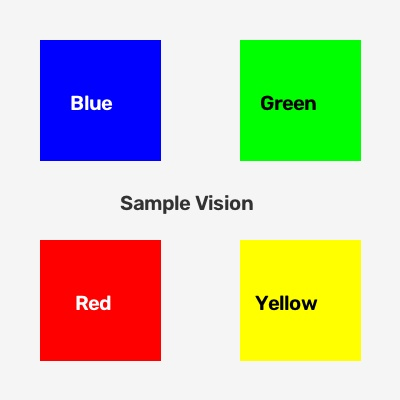
#> input picture images/sample.jpg, 400 x 400 px
$ python 02_struktur_pixel_dan_warna.py
#> lines starting #> are read from the running program, lines starting #| are printed output that depends on the picture
"""
=============================================================================
Modul 02: Memahami Piksel, Ruang Warna (BGR, RGB, HSV), dan Channel Splitting
=============================================================================
Deskripsi:
Program ini membahas tuntas konsep penting dalam Computer Vision:
1. Membaca dan memodifikasi nilai piksel individual (x, y)
2. Perbedaan penting format warna BGR (OpenCV) vs RGB (Matplotlib/Standar umum)
3. Memecah channel warna (Split Channel B, G, R)
4. Ruang warna HSV (Hue, Saturation, Value) & Mengapa HSV sangat penting di Robotik
5. Memvisualisasikan perbandingan warna dengan Matplotlib

Penulis: Pembelajaran Robotik & Vision
=============================================================================
"""

import os
import cv2
import matplotlib.pyplot as plt

def main():
    current_dir = os.path.dirname(os.path.abspath(__file__))
    image_path = os.path.join(current_dir, "images", "sample.jpg")

    # 1. Membaca gambar (Secara default OpenCV memuat dalam urutan format B-G-R)
    img_bgr = cv2.imread(image_path)
#> img_bgr is the input picture: shape (400, 400, 3); mean B, G, R 178, 200.6, 200.6
    if img_bgr is None:
        print("[ERROR] File gambar tidak ditemukan!")
        return

    # =========================================================================
    # BAGIAN 1: Mengakses & Memodifikasi Nilai Piksel Individual
    # =========================================================================
    # Format koordinat array NumPy adalah: img[baris_y, kolom_x]
    y, x = 100, 100
    pixel_val = img_bgr[y, x]
#> pixel_val = [255, 135, 130]
    blue = pixel_val[0]
#> blue = 255
    green = pixel_val[1]
#> green = 135
    red = pixel_val[2]
#> red = 130
    print("--- NILAI PIKSEL PADA KOORDINAT (X=100, Y=100) ---")
    print(f"Format BGR : Blue={blue}, Green={green}, Red={red}")
#| Format BGR : Blue=255, Green=135, Red=130

    # =========================================================================
    # BAGIAN 2: BGR vs RGB (Konversi Ruang Warna)
    # =========================================================================
    # OpenCV menggunakan BGR karena alasan historis kamera awal.
    # Namun sebagian besar pustaka (Matplotlib, PIL, Web) menggunakan RGB.
    img_rgb = cv2.cvtColor(img_bgr, cv2.COLOR_BGR2RGB)

    # =========================================================================
    # BAGIAN 3: Ruang Warna HSV (Hue, Saturation, Value)
    # =========================================================================
    # Mengapa HSV sangat krusial untuk Robotika?
    # - H (Hue, 0-179 di OpenCV) : Menunjukkan jenis warna murni (Merah, Biru, Kuning, dll).
    # - S (Saturation, 0-255)    : Kepekatan warna (0=pudar/putih, 255=sangat pekat).
    # - V (Value, 0-255)         : Tingkat kecerahan/intensitas cahaya (0=gelap gulita).
    #
    # Keunggulan: HSV memisahkan warna murni dari bayangan/kecerahan cahaya,
    # sehingga algoritma robotik tidak mudah tertipu oleh perubahan cahaya ruangan!
    img_hsv = cv2.cvtColor(img_bgr, cv2.COLOR_BGR2HSV)
#> img_hsv: shape (400, 400, 3); mean H, S, V 26, 92.4, 245.7

    # =========================================================================
    # BAGIAN 4: Memisahkan Saluran Warna (Channel Splitting)
    # =========================================================================
    b_channel, g_channel, r_channel = cv2.split(img_bgr)
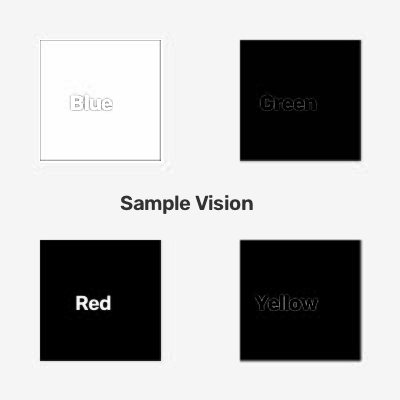
#> b_channel: shape (400, 400); min 0, max 255, mean 178
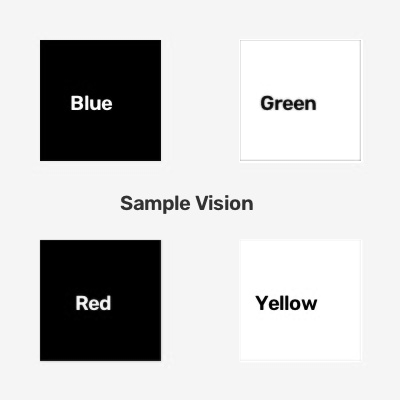
#> g_channel: shape (400, 400); min 0, max 255, mean 200.6
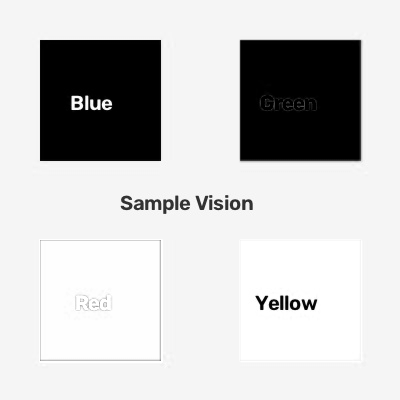
#> r_channel: shape (400, 400); min 0, max 255, mean 200.6
    h_channel, s_channel, v_channel = cv2.split(img_hsv)
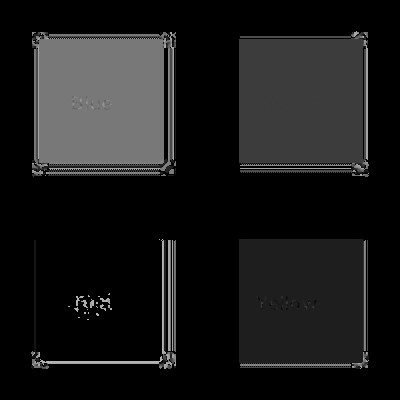
#> h_channel: shape (400, 400); min 0, max 179, mean 26
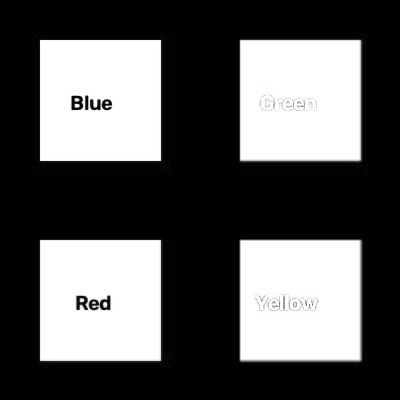
#> s_channel: shape (400, 400); min 0, max 255, mean 92.4
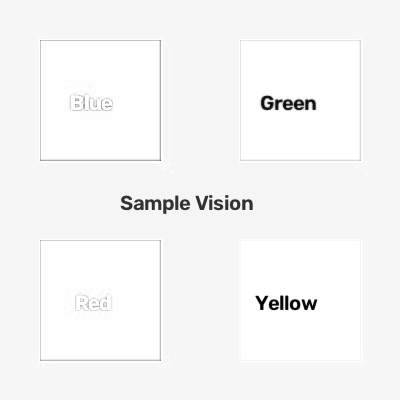
#> v_channel: shape (400, 400); min 1, max 255, mean 245.7

    # =========================================================================
    # BAGIAN 5: Visualisasi Komparasi Menggunakan Matplotlib
    # =========================================================================
    fig, axes = plt.subplots(2, 3, figsize=(14, 8))
    fig.suptitle("Eksplorasi Ruang Warna & Channel Citra (OpenCV)", fontsize=16)

    # 1. Gambar BGR yang ditampilkan langsung dengan Matplotlib (Warna terbalik / salah)
    axes[0, 0].imshow(img_bgr)
    axes[0, 0].set_title("1. BGR langsung ke Matplotlib\n(Salah: Warna Merah & Biru tertukar)")
    axes[0, 0].axis("off")

    # 2. Gambar RGB yang sudah dikonversi (Warna yang benar)
    axes[0, 1].imshow(img_rgb)
    axes[0, 1].set_title("2. RGB (Tampilan Warna Asli)")
    axes[0, 1].axis("off")

    # 3. Gambar HSV
    axes[0, 2].imshow(img_hsv)
    axes[0, 2].set_title("3. Citra Format HSV\n(Representasi matematis warna)")
    axes[0, 2].axis("off")

    # 4. Channel Blue saja
    axes[1, 0].imshow(b_channel, cmap="Blues")
    axes[1, 0].set_title("4. Saluran Biru (Blue Channel)\n(Area biru terlihat paling terang)")
    axes[1, 0].axis("off")

    # 5. Channel Green saja
    axes[1, 1].imshow(g_channel, cmap="Greens")
    axes[1, 1].set_title("5. Saluran Hijau (Green Channel)\n(Area hijau/kuning terlihat terang)")
    axes[1, 1].axis("off")

    # 6. Channel Red saja
    axes[1, 2].imshow(r_channel, cmap="Reds")
    axes[1, 2].set_title("6. Saluran Merah (Red Channel)\n(Area merah/kuning terlihat terang)")
    axes[1, 2].axis("off")

    plt.tight_layout()
    output_comparison_path = os.path.join(current_dir, "images", "perbandingan_ruang_warna.png")
    plt.savefig(output_comparison_path)
#> figure, not shown here; B, G, R data is drawn as R, G, B
    print(f"\n[INFO] Gambar perbandingan disimpan ke: {output_comparison_path}")

    # Tampilkan jendela matplotlib
    print("[PETUNJUK] Tutup jendela matplotlib yang muncul untuk mengakhiri program.")
    plt.show()

if __name__ == "__main__":
    main()

$ run again, with images/hasil_deteksi_bentuk.png saved as images/sample.jpg
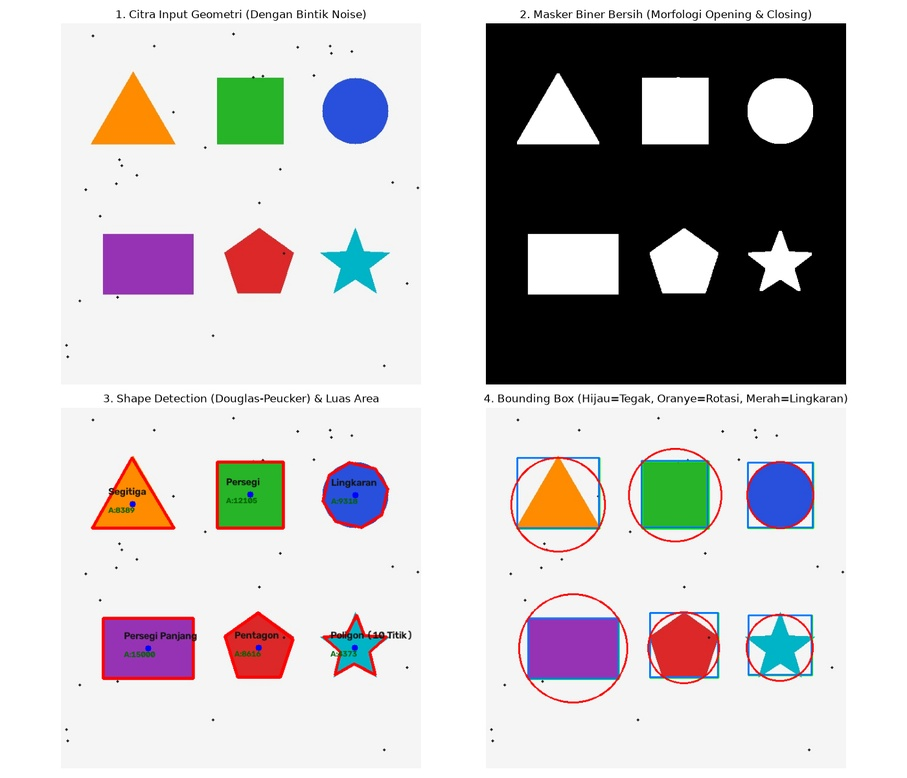
#> input picture images/hasil_deteksi_bentuk.png, 907 x 778 px, shrunk from 1400 x 1200 before the run
#> in main, img_bgr is the input picture: shape (778, 907, 3); mean B, G, R 194.9, 194, 197.3
#> pixel_val = [247, 245, 245]
#> blue = 247
#> green = 245
#| Format BGR : Blue=247, Green=245, Red=245
#> img_hsv: shape (778, 907, 3); mean H, S, V 15.1, 21.2, 204.6
#> in main, `h_channel, s_channel, v_channel = cv2.split(img_hsv)`:
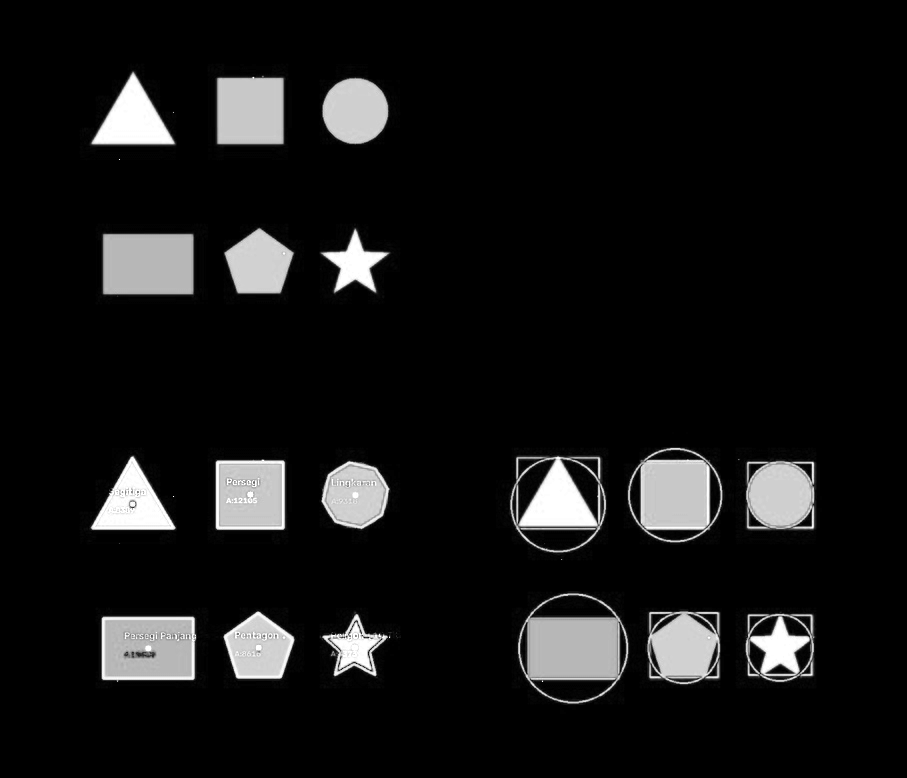
#> s_channel: shape (778, 907); min 0, max 255, mean 21.2
#> in main, `h_channel, s_channel, v_channel = cv2.split(img_hsv)`:
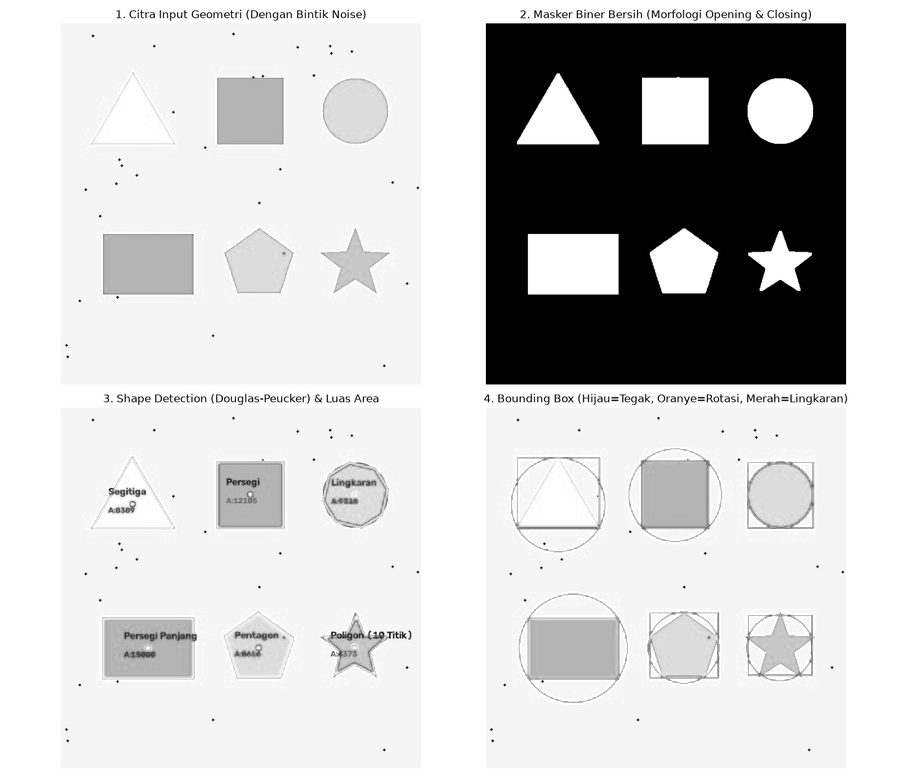
#> v_channel: shape (778, 907); min 0, max 255, mean 204.6
